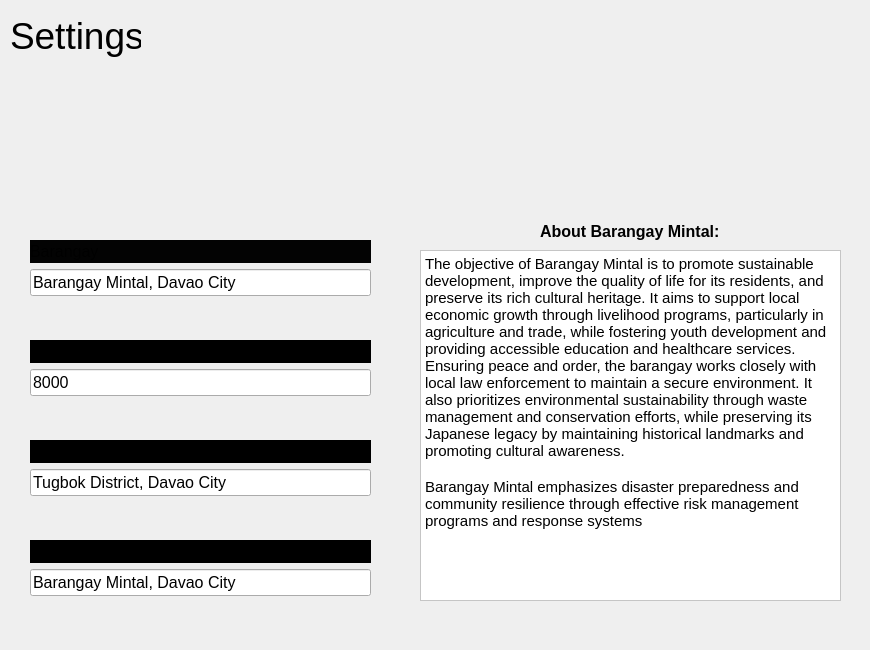
          <widget class="QWidget" name="page_7">
           <widget class="QLabel" name="label_16">
            <property name="geometry">
             <rect>
              <x>10</x>
              <y>10</y>
              <width>131</width>
              <height>51</height>
             </rect>
            </property>
            <property name="font">
             <font>
              <pointsize>28</pointsize>
             </font>
            </property>
            <property name="styleSheet">
             <string notr="true">color: rgb(0, 0, 0);</string>
            </property>
            <property name="text">
             <string>Settings</string>
            </property>
           </widget>
           <widget class="QLabel" name="label_36">
            <property name="geometry">
             <rect>
              <x>330</x>
              <y>30</y>
              <width>101</width>
              <height>91</height>
             </rect>
            </property>
            <property name="styleSheet">
             <string notr="true">QLabel{
border:none;
}</string>
            </property>
            <property name="text">
             <string/>
            </property>
            <property name="pixmap">
             <pixmap resource="resources.qrc">:/images/head1-2.png</pixmap>
            </property>
           </widget>
           <widget class="QWidget" name="layoutWidget_7">
            <property name="geometry">
             <rect>
              <x>30</x>
              <y>340</y>
              <width>341</width>
              <height>56</height>
             </rect>
            </property>
            <layout class="QVBoxLayout" name="verticalLayout_15">
             <item>
              <widget class="QLabel" name="label_38">
               <property name="font">
                <font>
                 <pointsize>12</pointsize>
                </font>
               </property>
               <property name="styleSheet">
                <string notr="true">background-color: rgb(0, 0, 0);</string>
               </property>
               <property name="text">
                <string>Zip Code</string>
               </property>
              </widget>
             </item>
             <item>
              <widget class="QLineEdit" name="lineEdit_7">
               <property name="font">
                <font>
                 <pointsize>12</pointsize>
                </font>
               </property>
               <property name="styleSheet">
                <string notr="true">color: rgb(0, 0, 0);</string>
               </property>
               <property name="text">
                <string>8000</string>
               </property>
              </widget>
             </item>
            </layout>
           </widget>
           <widget class="QWidget" name="layoutWidget_8">
            <property name="geometry">
             <rect>
              <x>30</x>
              <y>440</y>
              <width>341</width>
              <height>56</height>
             </rect>
            </property>
            <layout class="QVBoxLayout" name="verticalLayout_16">
             <item>
              <widget class="QLabel" name="label_39">
               <property name="font">
                <font>
                 <pointsize>12</pointsize>
                </font>
               </property>
               <property name="styleSheet">
                <string notr="true">background-color: rgb(0, 0, 0);</string>
               </property>
               <property name="text">
                <string>District</string>
               </property>
              </widget>
             </item>
             <item>
              <widget class="QLineEdit" name="lineEdit_8">
               <property name="font">
                <font>
                 <pointsize>12</pointsize>
                </font>
               </property>
               <property name="styleSheet">
                <string notr="true">color: rgb(0, 0, 0);</string>
               </property>
               <property name="text">
                <string>Tugbok District, Davao City</string>
               </property>
              </widget>
             </item>
            </layout>
           </widget>
           <widget class="QWidget" name="layoutWidget_9">
            <property name="geometry">
             <rect>
              <x>30</x>
              <y>540</y>
              <width>341</width>
              <height>56</height>
             </rect>
            </property>
            <layout class="QVBoxLayout" name="verticalLayout_17">
             <item>
              <widget class="QLabel" name="label_40">
               <property name="font">
                <font>
                 <pointsize>12</pointsize>
                </font>
               </property>
               <property name="styleSheet">
                <string notr="true">background-color: rgb(0, 0, 0);</string>
               </property>
               <property name="text">
                <string>Address</string>
               </property>
              </widget>
             </item>
             <item>
              <widget class="QLineEdit" name="lineEdit_9">
               <property name="font">
                <font>
                 <pointsize>12</pointsize>
                </font>
               </property>
               <property name="styleSheet">
                <string notr="true">color: rgb(0, 0, 0);</string>
               </property>
               <property name="text">
                <string>Barangay Mintal, Davao City</string>
               </property>
              </widget>
             </item>
            </layout>
           </widget>
           <widget class="QWidget" name="widget_8" native="true">
            <property name="geometry">
             <rect>
              <x>400</x>
              <y>210</y>
              <width>461</width>
              <height>431</height>
             </rect>
            </property>
            <property name="styleSheet">
             <string notr="true">background-color: rgb(0, 0, 0);
background-color: rgb(248, 248, 248);

QWIdget{
border:none;	
border-radius:10px;
}</string>
            </property>
            <widget class="QLabel" name="label_41">
             <property name="geometry">
              <rect>
               <x>140</x>
               <y>10</y>
               <width>181</width>
               <height>22</height>
              </rect>
             </property>
             <property name="font">
              <font>
               <pointsize>12</pointsize>
               <bold>true</bold>
              </font>
             </property>
             <property name="styleSheet">
              <string notr="true">color: rgb(255, 255, 255);
color: rgb(0, 0, 0);</string>
             </property>
             <property name="text">
              <string>About Barangay Mintal:</string>
             </property>
            </widget>
            <widget class="QTextEdit" name="textEdit">
             <property name="geometry">
              <rect>
               <x>20</x>
               <y>40</y>
               <width>421</width>
               <height>351</height>
              </rect>
             </property>
             <property name="font">
              <font>
               <bold>false</bold>
              </font>
             </property>
             <property name="styleSheet">
              <string notr="true">background-color: rgb(255, 255, 255);
color: rgb(0, 0, 0);</string>
             </property>
             <property name="readOnly">
              <bool>false</bool>
             </property>
             <property name="html">
              <string>&lt;!DOCTYPE HTML PUBLIC &quot;-//W3C//DTD HTML 4.0//EN&quot; &quot;http://www.w3.org/TR/REC-html40/strict.dtd&quot;&gt;
&lt;html&gt;&lt;head&gt;&lt;meta name=&quot;qrichtext&quot; content=&quot;1&quot; /&gt;&lt;meta charset=&quot;utf-8&quot; /&gt;&lt;style type=&quot;text/css&quot;&gt;
p, li { white-space: pre-wrap; }
hr { height: 1px; border-width: 0; }
li.unchecked::marker { content: &quot;\2610&quot;; }
li.checked::marker { content: &quot;\2612&quot;; }
&lt;/style&gt;&lt;/head&gt;&lt;body style=&quot; font-family:'Segoe UI'; font-size:9pt; font-weight:400; font-style:normal;&quot;&gt;
&lt;p style=&quot; margin-top:0px; margin-bottom:0px; margin-left:0px; margin-right:0px; -qt-block-indent:0; text-indent:0px;&quot;&gt;&lt;span style=&quot; font-size:11pt;&quot;&gt;The objective of Barangay Mintal is to promote sustainable development, improve the quality of life for its residents, and preserve its rich cultural heritage. It aims to support local economic growth through livelihood programs, particularly in agriculture and trade, while fostering youth development and providing accessible education and healthcare services. Ensuring peace and order, the barangay works closely with local law enforcement to maintain a secure environment. It also prioritizes environmental sustainability through waste management and conservation efforts, while preserving its Japanese legacy by maintaining historical landmarks and promoting cultural awareness. &lt;/span&gt;&lt;/p&gt;
&lt;p style=&quot;-qt-paragraph-type:empty; margin-top:0px; margin-bottom:0px; margin-left:0px; margin-right:0px; -qt-block-indent:0; text-indent:0px; font-size:11pt;&quot;&gt;&lt;br /&gt;&lt;/p&gt;
&lt;p style=&quot; margin-top:0px; margin-bottom:0px; margin-left:0px; margin-right:0px; -qt-block-indent:0; text-indent:0px;&quot;&gt;&lt;span style=&quot; font-size:11pt;&quot;&gt;Barangay Mintal emphasizes disaster preparedness and community resilience through effective risk management programs and response systems&lt;/span&gt;&lt;/p&gt;&lt;/body&gt;&lt;/html&gt;</string>
             </property>
             <property name="placeholderText">
              <string/>
             </property>
            </widget>
           </widget>
           <widget class="QWidget" name="layoutWidget">
            <property name="geometry">
             <rect>
              <x>30</x>
              <y>240</y>
              <width>341</width>
              <height>56</height>
             </rect>
            </property>
            <layout class="QVBoxLayout" name="verticalLayout_13">
             <item>
              <widget class="QLabel" name="label_37">
               <property name="font">
                <font>
                 <pointsize>12</pointsize>
                </font>
               </property>
               <property name="styleSheet">
                <string notr="true">background-color: rgb(3, 3, 3);</string>
               </property>
               <property name="text">
                <string>Barangay</string>
               </property>
              </widget>
             </item>
             <item>
              <widget class="QLineEdit" name="lineEdit_2">
               <property name="font">
                <font>
                 <pointsize>12</pointsize>
                </font>
               </property>
               <property name="styleSheet">
                <string notr="true">color: rgb(0, 0, 0);</string>
               </property>
               <property name="text">
                <string>Barangay Mintal, Davao City</string>
               </property>
              </widget>
             </item>
            </layout>
           </widget>
          </widget>
